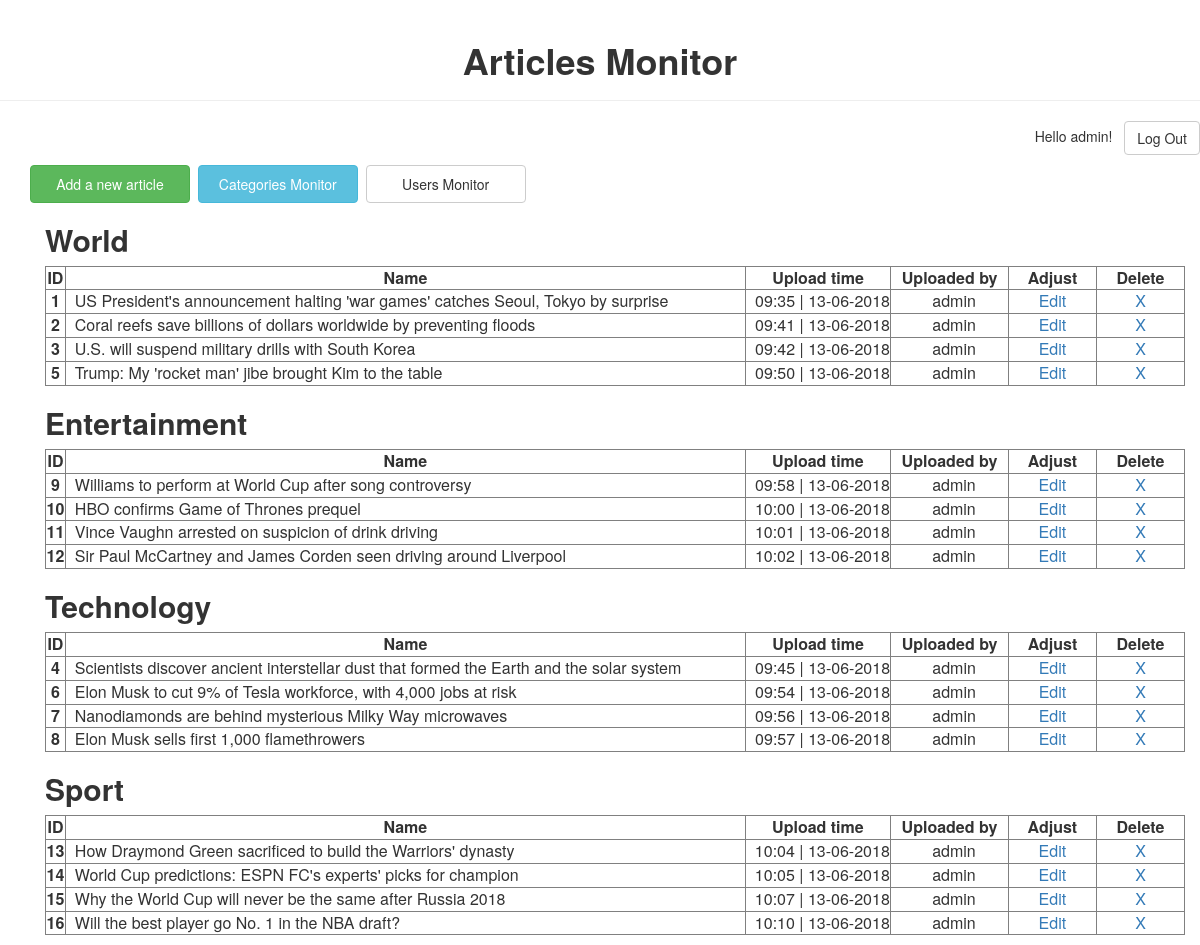
Page /monitor (signed in) on the committed database.
### app/models.py (models this page shows, shortened)
class User(UserMixin, db.Model):
    __tablename__ = 'users'
    id = db.Column(db.Integer, primary_key=True)
    username = db.Column(db.String(64), unique=True)
    role_id = db.Column(db.Integer, db.ForeignKey('roles.id'))
    password_hash = db.Column(db.String(128))
    @property
    def password(self):
        raise AttributeError('Password is not a readable attribute')
    def can(self, permission):
        return self.role is not None and (self.role.permission > permission)
    def is_administrator(self):
        return self.role is not None and (self.role.permission > Permissions.monitor_users)
    def is_moderator(self):
        return self.role is not None and (self.role.permission > Permissions.monitor_divisions)

class Division(db.Model):
    __tablename__ = 'divisions'
    id = db.Column(db.Integer, primary_key=True)
    name = db.Column(db.String(64), unique=True)
    articles = db.relationship('Article', backref='div', lazy='dynamic')

class Article(db.Model):
    __tablename__ = 'article'
    id = db.Column(db.Integer, primary_key=True)
    name = db.Column(db.String(64), unique=True)
    content = db.Column(db.Text, unique=True)
    upload_time = db.Column(db.String(64))
    uploaded_by = db.Column(db.String(64))
    div_name = db.Column(db.String(64))
    pic = db.Column(db.Text, default='https://www.cryptonetix.com/wp-content/uploads/2018/02/cryptonetix-default.jpg')
    div_id = db.Column(db.Integer, db.ForeignKey('divisions.id'))

### app/main/views.py (the view)
@page.route('/monitor')
@login_required
@permission_required(Permissions.monitor_articles)
def monitor():
    div_list = list()  # list contains all the divisions
    divs = list()  # list contains drop down choices for the form(s) below
    for div in Division.query.order_by(Division.id).all():
        div_list.append(div.name)
    divs = dict()   # a list of lists of articles of a division
    for div in div_list:
        a_division = Division.query.filter_by(name=div).first()
        articles = Article.query.filter_by(div=a_division).all()
        if articles:
            divs[div] = articles
        else:
            divs[div] = list()
    return render_template('monitor.html', divs=divs)

### app/models.py (called while the page is built)
def permission_required(permission):
    def decorator(f):
        @wraps(f)
        def decorated_function(*args, **kwargs):
            if not current_user.can(permission):
                abort(403)
            return f(*args, **kwargs)
        return decorated_function
    return decorator

### app/templates/monitor.html (shortened to what this page needs)
{% extends "backend_base.html" %}
{% block header %} Articles Monitor {% endblock %}
{% block navigate_buttons %}
        <table>
            <tr>
                <td> <a href="{{url_for('page.add')}}"> <input type="button" style="height: 38px; width: 160px" class="btn btn-success" value="Add a new article"> </a> </td>
                {% if current_user.is_moderator() %}
                <td> &nbsp; </td>
                <td> &nbsp; </td>
                <td> <a href="{{url_for('page.div_monitor')}}"> <input type="button" style="height: 38px; width: 160px" class="btn btn-info" value="Categories Monitor"> </a> </td>
                {% endif %}
                {% if current_user.is_administrator() %}
                <td> &nbsp; </td>
                <td> &nbsp; </td>
                <td> <a href="{{url_for('page.users_monitor')}}"> <input type="button" style="height: 38px; width: 160px" class="btn btn-default" value="Users Monitor"> </a> </td>
                {% endif %}
            </tr>
        </table>
{% endblock %}
{% block info %}
    <div class="container">
    {% for div in div_list %}
        <div class="container">
            <h2> <strong> {{div}} </strong> </h2>
            <table border="1">
                <thead>
                    <tr>
                        <td width="20" align="center"> <strong> <font size="3.5"> ID </font> </strong>  </td>
                        <td width="710" align="center"> <strong> <font size="3.5">Name </font> </strong> </td>
                        <td width="150" align="center"> <strong> <font size="3.5"> Upload time </font> </strong> </td>
                        <td width="120" align="center"> <strong> <font size="3.5"> Uploaded by </font> </strong> </td>
                        <td width="90" align="center"> <strong> <font size="3.5">Adjust </font> </strong> </td>
                        <td width="90" align="center"> <strong> <font size="3.5">Delete </font> </strong> </td>
                    </tr>
                </thead>
                {% if  divs.get(div) %}
                {% for article in divs.get(div) %}
                    {% if article!=None %}
                        <tr>
                            <td align="center"> <strong><font size="3"> {{article.id}}</font> </strong> </td>
                            <td align="left"> <font size="3.6"> &nbsp; {{ article.name}} </font> </td>
                            <td align="center"> <font size="3"> &nbsp; {{ article.upload_time}} </font> </td>
                            <td align="center"> <font size="3.6"> &nbsp; {{ article.uploaded_by}} </font> </td>
                            <td align="center"><a href="{{url_for('page.edit',id=article.id)}}"> <font size="3.5"> Edit </font> </a> </td>
                            <td align="center"><a data-toggle="modal" data-target="#delete{{article.id}}"> <font size="3.5"> X </font> </a> </td>
                        </tr>
                    {% endif %}
                {% endfor %}
                {% endif %}
                </table>
        </div>
    {% endfor %}
{% endblock %}

### app/templates/backend_base.html (shortened to what this page needs)
{% extends "bootstrap/base.html" %}
{% block content %}
    <div class="page-header">
        <h1 align="center"> <strong> {% block header %} {%- endblock header %} </strong> </h1>
    </div>
    <div class="container">
        <div class="header-top">
				<div class="container">
					<div class="row" align="right">
                        <p> Hello {{current_user.username}}! &nbsp;
                            <a href="{{url_for('page.logout')}}"> <input type="button" class="btn btn-default" value="Log Out"> </a>
                        </p>
					</div>
				</div>
			</div>
        {% block navigate_buttons %} {%- endblock %}
    </div>
    {% block info %} {%- endblock info %}
        {% endblock %}

### rows in the picture
User: username "admin"
Division: name "World"
Article: id "1", name "US President's announcement halting 'war games' catches Seoul, Tokyo by surprise", upload_time "09:35 | 13-06-2018", uploaded_by "admin"
Article: id "2", name "Coral reefs save billions of dollars worldwide by preventing floods", upload_time "09:41 | 13-06-2018", uploaded_by "admin"
Article: id "3", name "U.S. will suspend military drills with South Korea", upload_time "09:42 | 13-06-2018", uploaded_by "admin"
Article: id "5", name "Trump: My 'rocket man' jibe brought Kim to the table", upload_time "09:50 | 13-06-2018", uploaded_by "admin"
Division: name "Entertainment"
Article: id "9", name "Williams to perform at World Cup after song controversy", upload_time "09:58 | 13-06-2018", uploaded_by "admin"
Article: id "10", name "HBO confirms Game of Thrones prequel", upload_time "10:00 | 13-06-2018", uploaded_by "admin"
Article: id "11", name "Vince Vaughn arrested on suspicion of drink driving", upload_time "10:01 | 13-06-2018", uploaded_by "admin"
Article: id "12", name "Sir Paul McCartney and James Corden seen driving around Liverpool", upload_time "10:02 | 13-06-2018", uploaded_by "admin"
Division: name "Technology"
Article: id "4", name "Scientists discover ancient interstellar dust that formed the Earth and the solar system", upload_time "09:45 | 13-06-2018", uploaded_by "admin"
Article: id "6", name "Elon Musk to cut 9% of Tesla workforce, with 4,000 jobs at risk", upload_time "09:54 | 13-06-2018", uploaded_by "admin"
Article: id "7", name "Nanodiamonds are behind mysterious Milky Way microwaves", upload_time "09:56 | 13-06-2018", uploaded_by "admin"
Article: id "8", name "Elon Musk sells first 1,000 flamethrowers", upload_time "09:57 | 13-06-2018", uploaded_by "admin"
Division: name "Sport"
Article: id "13", name "How Draymond Green sacrificed to build the Warriors' dynasty", upload_time "10:04 | 13-06-2018", uploaded_by "admin"
Article: id "14", name "World Cup predictions: ESPN FC's experts' picks for champion", upload_time "10:05 | 13-06-2018", uploaded_by "admin"
Article: id "15", name "Why the World Cup will never be the same after Russia 2018", upload_time "10:07 | 13-06-2018", uploaded_by "admin"
Article: id "16", name "Will the best player go No. 1 in the NBA draft?", upload_time "10:10 | 13-06-2018", uploaded_by "admin"
